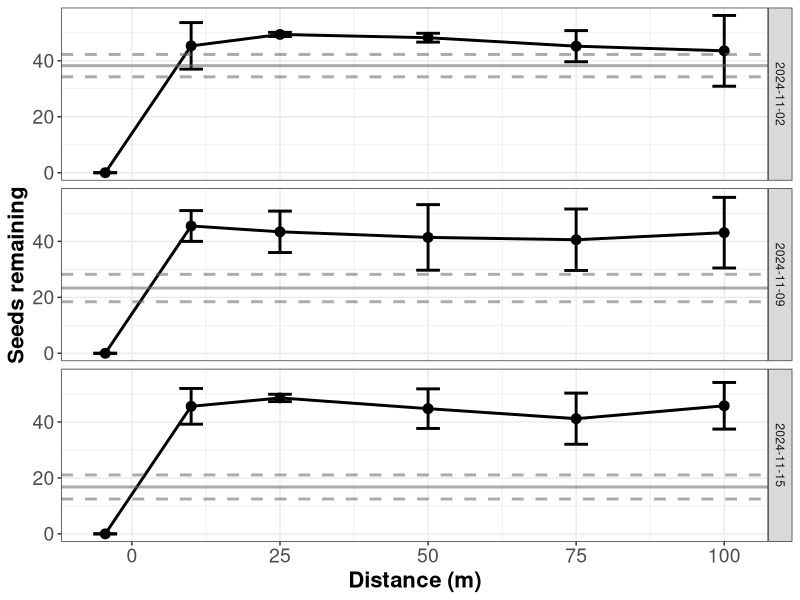
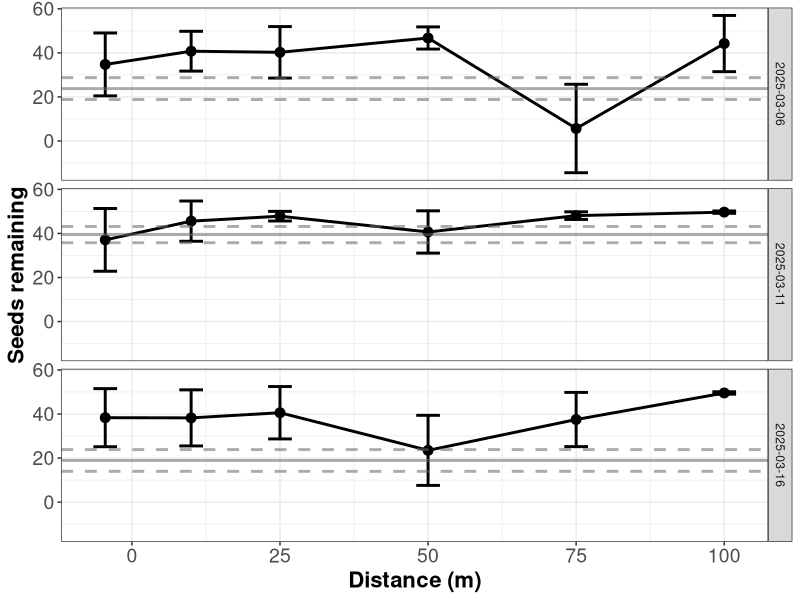

Reproduce these figures in R, in order.
rm(list=ls())

library(readxl)
library(tidyverse)

data<-read_csv("../data/Seed predation data.csv")	#Seed predation data saved in Lauren's Google Drive

head(data)


##Convert character data to factors (not character or numerical)
data$site<-as.factor(data$site)
data$crop<-as.factor(data$crop)
data$strip<-as.factor(data$strip)
data$transect<-as.factor(data$transect)
data$season<-as.factor(data$season)
data$dist.fact<-as.factor(data$dist)

##Convert date to appropriate format
#Correction: "Y" must be capitalized or else R will use the first 2 digits of the year (not the last 2)
data$date<-as.Date(data$date, "%m/%d/%Y")

##Drop NAs (any observation where there is not an entry for number of seeds remaining)
data<-subset(data, seeds!="NA")

##Look at some summary stats by treatment
#Summarize to look at means within treatment by season/distance
library(plyr)
mean.data<- ddply(data, c("strip", "dist", "date", "season"), summarise,
                  mean = mean(seeds),
                  upperCI = mean + sd(seeds) / sqrt(length(seeds))*qt(.975, length(seeds)-1),
                  lowerCI = mean - sd(seeds) / sqrt(length(seeds))*qt(.975, length(seeds)-1)
)

#Make fall graphs first
#Limit the summarized mean.data to only "strips"
strip<-subset(mean.data,strip=="Y")
#Limit data to fall
fall.strip<-subset(strip,season=="fall")
head(fall.strip)


#Make the "no strip" lines for fall
#This assumes that all points from "N" transects are essentially the same for purposes of comparison to the "Y" transects
#Find the mean and 95% C.I. for all points near strips or field centers by treatment, date, and season
mean.strip<- ddply(data, c("strip", "date", "season"), summarise,
                   mean = mean(seeds),
                   upperCI = mean + sd(seeds) / sqrt(length(seeds))*qt(.975, length(seeds)-1),
                   lowerCI = mean - sd(seeds) / sqrt(length(seeds))*qt(.975, length(seeds)-1)
)

head(mean.strip)

#Find the mean number of seeds remaining in fields without strips
fall.line<-subset(mean.strip,season=="fall"&strip=="N")
fall.means<-data.frame(factor(fall.line$date), fall.line$mean)
colnames(fall.means)<-c("date","fall.mean")

#Make 95% confidence intervals around the mean number of seeds remaining in fields without strips
fall.upperCI<-data.frame(factor(fall.line$date), fall.line$upperCI)
colnames(fall.upperCI)<-c("date","fall.upperCI") #Fixes weird column names

fall.lowerCI<-data.frame(factor(fall.line$date), fall.line$lowerCI)
colnames(fall.lowerCI)<-c("date","fall.lowerCI") #Fixes weird column names



#Plot fall data (seeds remaining in fields with strips relative to distance from strip; compare to fields without strips)
library(ggplot2)
ggplot(data = fall.strip, aes(x=dist, y=mean)) +	#Basic graph
  geom_line(linewidth = 1, colour = "black") +		#Connect points
  geom_point(size = 3, colour = "black")+		#Make points reasonable size
  xlab("Distance (m)") +					#X-axis label
  ylab("Seeds remaining") +				#Y-axis label
  geom_errorbar(aes(ymin=lowerCI, ymax=upperCI), 
                width=4, linewidth = 1, colour = "black") +	#Add 95% C.I. error bars to points
  facet_grid(rows = vars(date))+			#Break up data by date
  geom_hline(data = fall.means, 
             aes(yintercept = c(fall.mean), alpha = 0.5), linewidth =1, 
             colour = "gray40")+					#Add mean seeds remaining in fields without strip
  geom_hline(data = fall.upperCI, 
             aes(yintercept = c(fall.upperCI), alpha = 0.5), 
             linetype="dashed", linewidth = 1, 
             colour = "gray40")+					#Add 95% C.I. around mean seeds in field without strip
  geom_hline(data = fall.lowerCI, 
             aes(yintercept = c(fall.lowerCI), alpha = 0.5), 
             linetype="dashed", linewidth = 1, 
             colour = "gray40")+					#Finishing up with the C.I.
  theme_bw()+
  theme(axis.text = element_text(size = 14), # Increase size of both x and y axis tick labels
        axis.title = element_text(size = 16, face = "bold") # Optionally, increase axis title size and make bold
  )+
  theme(legend.position = "none")


  # theme(axis.text.y=element_text(colour="black"),	#All the rest of this is formatting for the graph
  #       axis.text.x=element_text(colour="black"),
  #       axis.ticks=element_line(colour="black"),
  #       panel.background=element_rect(fill="white"),
  #       panel.grid.minor=element_blank(), 
  #       panel.grid.major=element_blank(),
  #       legend.position = "none",
  #       legend.title = element_text(size=12),
  #       legend.key = element_rect(fill="white"), legend.background = element_rect(fill="white"),
  #       legend.text = element_text(size = 12),
  #       axis.line.x=element_line(colour="black",size=0.5,linetype="solid"),
  #       axis.line.y=element_line(colour="black",size=0.5,linetype="solid"),
  #       text = element_text(size = rel(4.5)))

## Brent remade theme_classic() and Allison likes theme_bw()

#Now, spring graphs
#Limit data to spring
spring.strip<-subset(strip,season=="spring")

#Make the "no strip" lines for spring
#Mean seeds remaining in fields without strips
spring.line<-subset(mean.strip,season=="spring"&strip=="N")
spring.means<-data.frame(factor(spring.line$date), spring.line$mean)
colnames(spring.means)<-c("date","spring.mean")

#95% confidence intervals
spring.upperCI<-data.frame(factor(spring.line$date), spring.line$upperCI)
colnames(spring.upperCI)<-c("date","spring.upperCI")

spring.lowerCI<-data.frame(factor(spring.line$date), spring.line$lowerCI)
colnames(spring.lowerCI)<-c("date","spring.lowerCI")

#Plot spring data
ggplot(data = spring.strip, aes(x=dist, y=mean)) +
  geom_line(linewidth = 1, color="black") +
  geom_point(size = 3, color="black")+
  xlab("Distance (m)") +
  ylab("Seeds remaining") +
  geom_errorbar(aes(ymin=lowerCI, ymax=upperCI), 
                width=4, linewidth = 1, color="black") +
  facet_grid(rows = vars(date))+
  geom_hline(data = spring.means, 
             aes(yintercept = c(spring.mean), alpha = 0.5), linewidth =1, 
             color="gray40")+
  geom_hline(data = spring.upperCI, 
             aes(yintercept = c(spring.upperCI), alpha = 0.5), 
             linetype="dashed", linewidth = 1, 
             color="gray40")+
  geom_hline(data = spring.lowerCI, 
             aes(yintercept = c(spring.lowerCI), alpha = 0.5), 
             linetype="dashed", linewidth = 1, 
             color="gray40")+
  theme_bw()+
  theme(axis.text = element_text(size = 14), 
        axis.title = element_text(size = 16, face = "bold"))+
  theme(legend.position = "none")


# 
#   theme(axis.text.y=element_text(colour="black"),
#         axis.text.x=element_text(colour="black"),
#         axis.ticks=element_line(colour="black"),
#         panel.background=element_rect(fill="white"),
#         panel.grid.minor=element_blank(), 
#         panel.grid.major=element_blank(),
#         legend.position = "none",
#         legend.title = element_text(size=12),
#         legend.key = element_rect(fill="white"), legend.background = element_rect(fill="white"),
#         legend.text = element_text(size = 12),
#         axis.line.x=element_line(colour="black",size=0.5,linetype="solid"),
#         axis.line.y=element_line(colour="black",size=0.5,linetype="solid"),
#         text = element_text(size = rel(4.5)))

#Yay!  Graphs are done.  On to the analysis.

library(lmerTest)		#A package that gives p-values for the lmer summary and anova
#Limited interactions to make this manageable by my brain, but you can add more
#Original question was dist*strip, but we also want to know if the season affects the strip effect
#Other interactions seem excessive?
#NOTE: distance is being run as a continuous variable here
data.rand<-lmer(seeds~dist*strip+season*strip+(1|site/date),data=data)
#And the results are...
anova(data.rand)
summary(data.rand)
#But I want to know how big the effect was!
summary(data.rand)

####Lauren updates


data.rand<-lmer(seeds~dist*strip+season+(1|site/date),data=data)
#And the results are...
anova(data.rand)
summary(data.rand)


library(glmmTMB)
data$proportion <- data$seeds/50

mod1<-glmmTMB(proportion~dist*strip+season+(1|site/date),
                   data=subset(data, proportion < 1), 
                   family = binomial)


#And the results are...
summary(mod1)


##Do we want to consider distance as a multi-level factor (not a numerical value)?
##This may be important as we are dealing with non-linear relationships (but doesn't really change much)
#data.rand.fact<-lmer(seeds~dist.fact*strip+season*strip+(1|site/date),data=data)
##Results
#anova(data.rand.fact)
##Effect sizes
#summary(data.rand.fact)

## what about crop type???
mod2<-glmmTMB(proportion~dist*strip+season+crop+(1|site/date),
              data=subset(data, proportion < 1), 
              family = binomial)


#And the results are...
summary(mod2)

	
